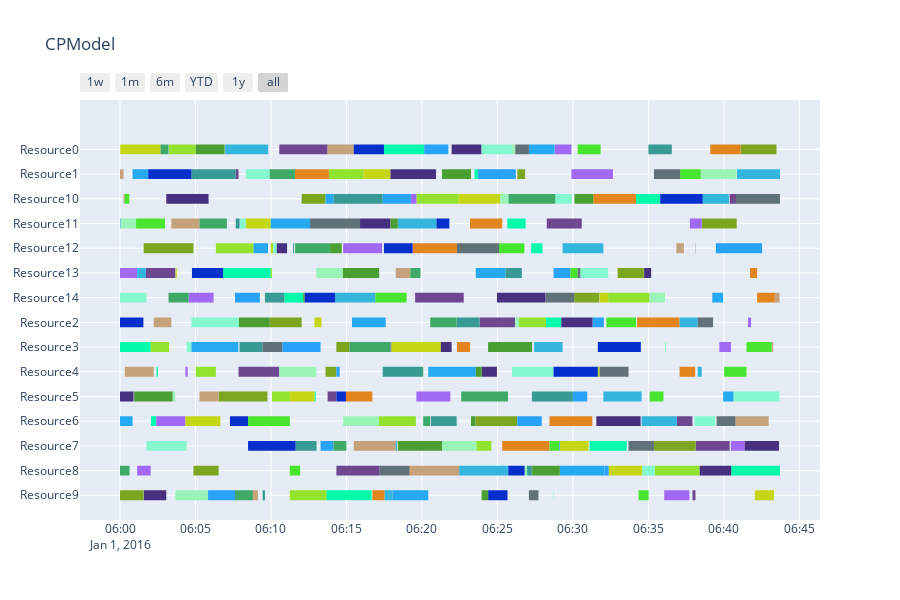

The code cell stored with this chart in its notebook:
### Markdown cell above
### Solve Taillard instances using CP-SAT

### Code cell
from jobshop.utils import get_data

durations, machines = get_data()
model = CPModel(durations, machines)
model.solve()
model.summary()
